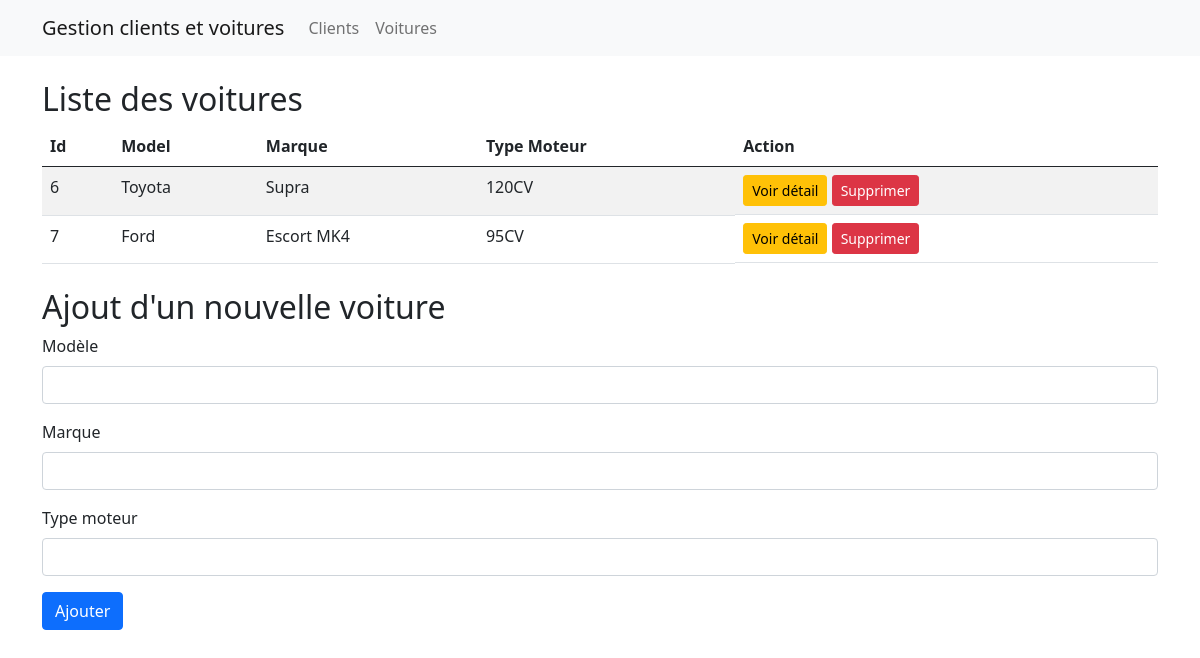
/?page=voitures, run on the app's committed database.
### tables this page shows
CREATE TABLE `voitures` (
  `id` int(11) NOT NULL,
  `created_at` datetime NOT NULL,
  `model` varchar(255) NOT NULL,
  `marque` varchar(255) NOT NULL,
  `type_moteur` varchar(255) NOT NULL
);

### ressources/views/voitures/index.php (called while the page is built, shortened)
<?php
    load_component('voitures', 'partial.list');
?>

### index.php (called while the page is built, shortened)
<?php
    require('./utils/functions.php');
    require('./ressources/layout.php');

### ressources/views/voitures/partial/list.php (the view, shortened to what this page needs)
<?php
    $sql_voiture = "SELECT * FROM voitures";
    $res_voiture = $database->prepare($sql_voiture);
    $res_voiture->execute();
    $voitures = $res_voiture->fetchAll();
?>
<div class="container mt-4">
    <h2>Liste des voitures</h2>
    <table class="table table-striped">
        <thead>
            <tr>
                <th>Id</th>
                <th>Model</th>
                <th>Marque</th>
                <th>Type Moteur</th>
                <th>Action</th>
            </tr>
        </thead>
        <tbody>
            <?php
                foreach ($voitures as $voiture) {
                    echo '  <tr>
                                <td>' . $voiture->id . '</td>
                                <td>' . $voiture->model . '</td>
                                <td>' . $voiture->marque . '</td>
                                <td>' . $voiture->type_moteur . '</td>
                                <td class="d-flex">
                                    <form method="post" action="?page=voitures&module=detail&voiture_id=' . $voiture->id . '">
                                        <button type="submit" class="btn btn-warning btn-sm">Voir détail</button>
                                    </form>
                                    &nbsp;
                                    <form method="post" action="?page=voitures&module=action.delete&id=' . $voiture->id . '">
                                        <input type="hidden" value="' . $voiture->id . '" />
                                        <button type="submit" class="btn btn-danger btn-sm">Supprimer</button>
                                    </form>
                                </td>
                            </tr>';
                }
            ?>
        </tbody>
    </table>
</div>

### data on the page
voitures: id "6", model "Toyota", marque "Supra", type_moteur "120CV"
voitures: id "7", model "Ford", marque "Escort MK4", type_moteur "95CV"
